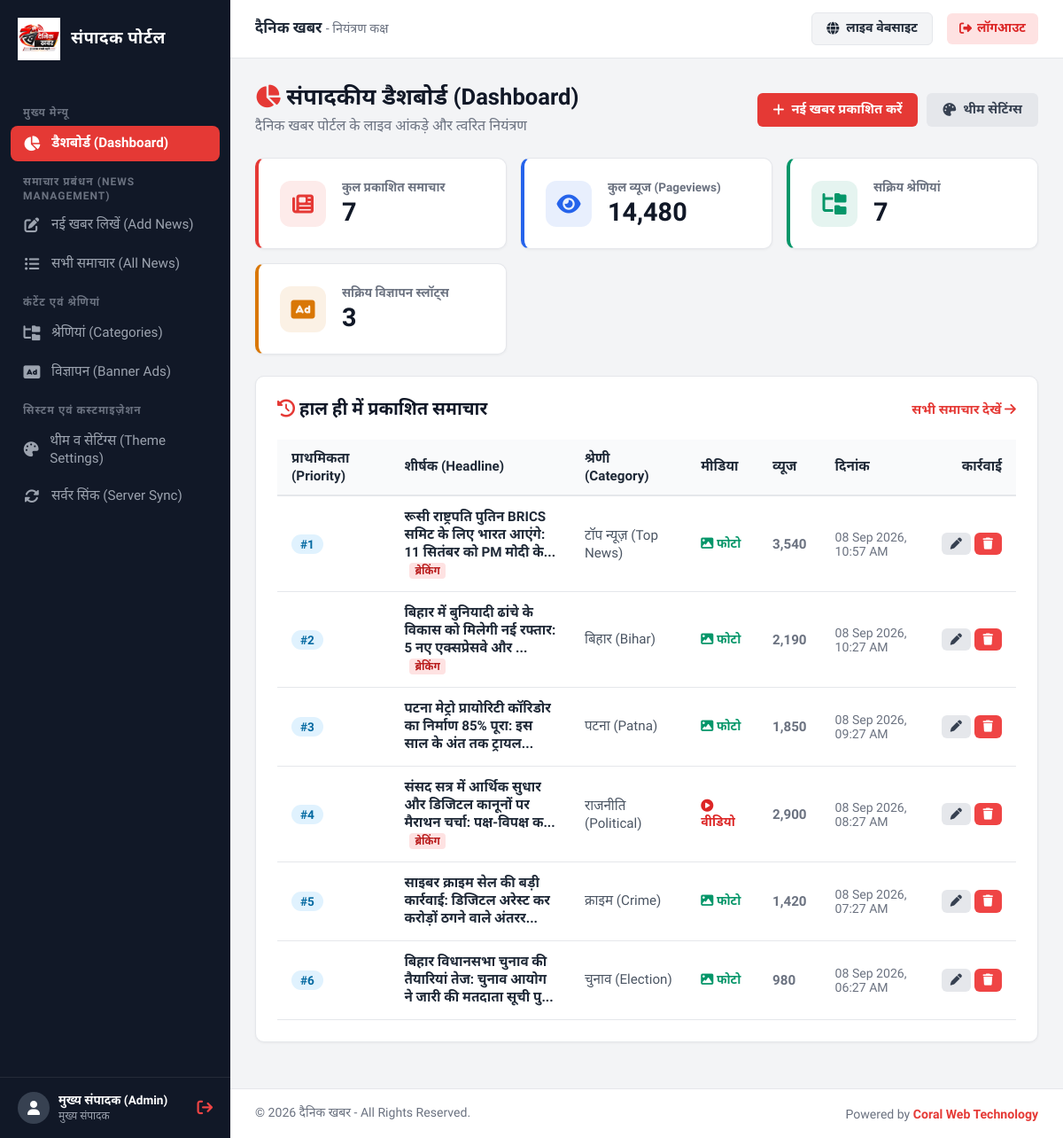
Before: /admin/ (signed in) with the older database file.
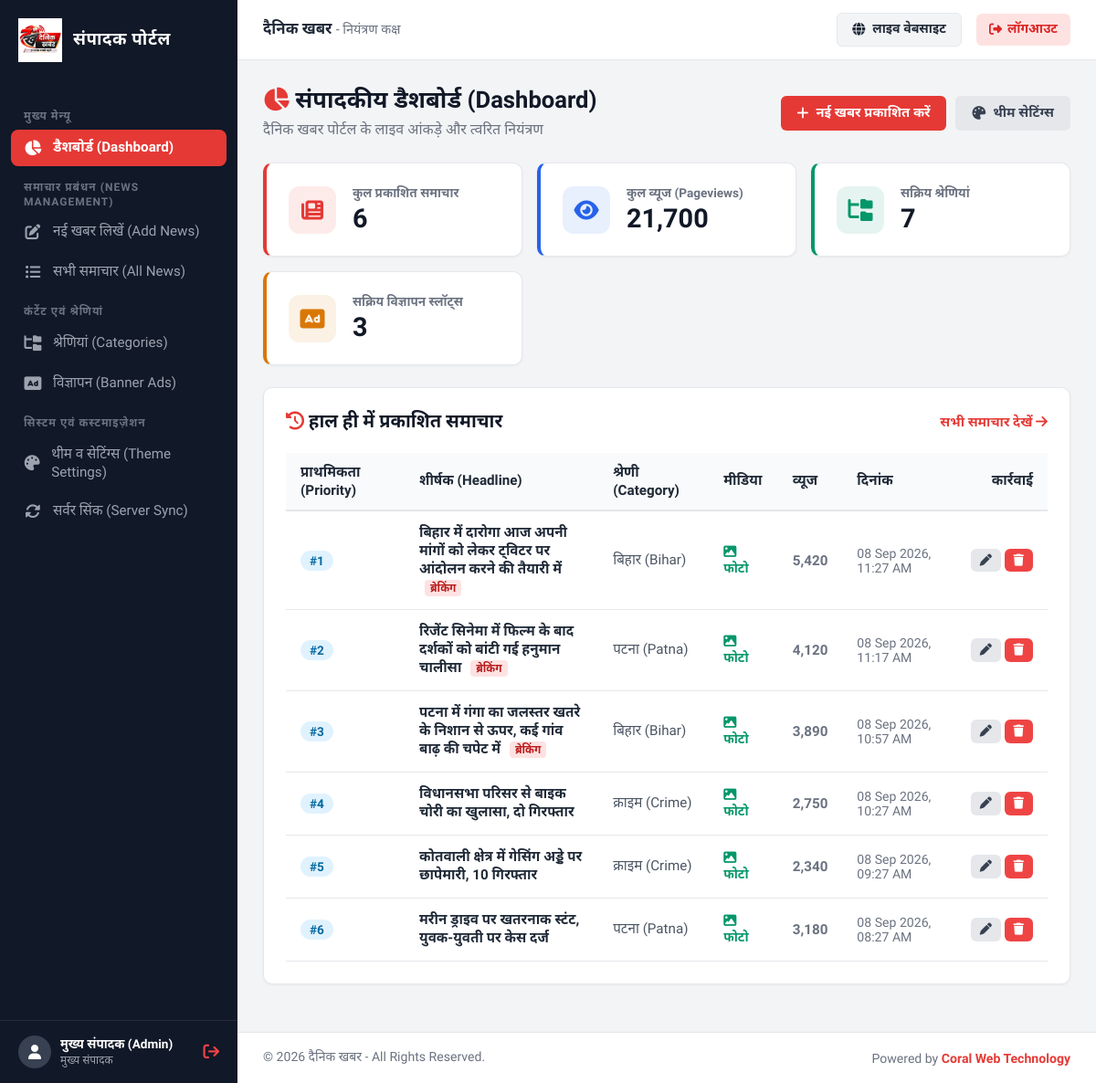
After: the same page with the newer database file.
### tables this page shows
CREATE TABLE `news` (
  `id` INT AUTO_INCREMENT PRIMARY KEY,
  `category_id` INT NOT NULL,
  `language` VARCHAR(10) NOT NULL DEFAULT 'hi',
  `headline` VARCHAR(500) NOT NULL,
  `subheadline` VARCHAR(500) DEFAULT NULL,
  `slug` VARCHAR(550) NOT NULL UNIQUE,
  `content` LONGTEXT NOT NULL,
  `media_type` ENUM('image', 'video_upload', 'video_embed') NOT NULL DEFAULT 'image',
  `media_url` VARCHAR(500) NOT NULL,
  `priority_order` INT DEFAULT 0,
  `is_breaking` TINYINT(1) DEFAULT 0,
  `views` INT DEFAULT 0,
  `created_at` TIMESTAMP DEFAULT CURRENT_TIMESTAMP,
  `updated_at` TIMESTAMP DEFAULT CURRENT_TIMESTAMP ON UPDATE CURRENT_TIMESTAMP,
  FOREIGN KEY (`category_id`) REFERENCES `categories` (`id`) ON DELETE CASCADE
);

CREATE TABLE `categories` (
  `id` INT AUTO_INCREMENT PRIMARY KEY,
  `name` VARCHAR(100) NOT NULL,
  `slug` VARCHAR(120) NOT NULL UNIQUE,
  `icon` VARCHAR(50) DEFAULT 'fa-newspaper',
  `display_order` INT DEFAULT 0,
  `status` TINYINT(1) DEFAULT 1,
  `created_at` TIMESTAMP DEFAULT CURRENT_TIMESTAMP
);

### admin/index.php (the view, shortened to what the changed rows need)
<?php
require_once __DIR__ . '/includes/auth.php';
$total_news = 0;
$total_views = 0;
$recent_news = [];
if ($pdo) {
    try {
        $total_news = $pdo->query("SELECT COUNT(*) FROM news")->fetchColumn();
        $total_views = $pdo->query("SELECT COALESCE(SUM(views), 0) FROM news")->fetchColumn();
        $stmt = $pdo->query("SELECT n.*, c.name as category_name
                             FROM news n
                             LEFT JOIN categories c ON n.category_id = c.id
                             ORDER BY n.created_at DESC LIMIT 6");
        $recent_news = $stmt->fetchAll();
    } catch (PDOException $e) {
        error_log($e->getMessage());
    }
}
require_once __DIR__ . '/includes/header.php';
?>
<div class="page-header">
    <div>
        <h1><i class="fa-solid fa-chart-pie" style="color:var(--admin-theme);"></i> संपादकीय डैशबोर्ड (Dashboard)</h1>
    </div>
</div>
<div class="admin-stats-grid" style="display: grid; grid-template-columns: repeat(auto-fit, minmax(220px, 1fr)); gap: 16px; margin-bottom: 24px;">
    <div class="card" style="display: flex; align-items: center; gap: 18px; margin-bottom: 0; border-left: 4px solid var(--admin-theme);">
        <div>
            <div style="font-size: 0.85rem; color: #6b7280; font-weight: 600;">कुल प्रकाशित समाचार</div>
            <div style="font-size: 1.8rem; font-weight: 800; color: #111827;"><?php echo number_format($total_news); ?></div>
        </div>
    </div>
    <div class="card" style="display: flex; align-items: center; gap: 18px; margin-bottom: 0; border-left: 4px solid #2563eb;">
        <div>
            <div style="font-size: 0.85rem; color: #6b7280; font-weight: 600;">कुल व्यूज (Pageviews)</div>
            <div style="font-size: 1.8rem; font-weight: 800; color: #111827;"><?php echo number_format($total_views); ?></div>
        </div>
    </div>
</div>
<div class="card">
    <?php if (!empty($recent_news)): ?>
        <div style="overflow-x: auto;">
            <table style="width: 100%; border-collapse: collapse; text-align: left; font-size: 0.95rem;">
                <thead>
                    <tr style="border-bottom: 2px solid var(--admin-border); background: #f9fafb;">
                        <th style="padding: 12px 16px; font-weight: 700;">प्राथमिकता (Priority)</th>
                        <th style="padding: 12px 16px; font-weight: 700;">शीर्षक (Headline)</th>
                        <th style="padding: 12px 16px; font-weight: 700;">श्रेणी (Category)</th>
                        <th style="padding: 12px 16px; font-weight: 700;">मीडिया</th>
                        <th style="padding: 12px 16px; font-weight: 700;">व्यूज</th>
                        <th style="padding: 12px 16px; font-weight: 700;">दिनांक</th>
                        <th style="padding: 12px 16px; font-weight: 700; text-align: right;">कार्रवाई</th>
                    </tr>
                </thead>
                <tbody>
                    <?php foreach ($recent_news as $news): ?>
                        <tr style="border-bottom: 1px solid var(--admin-border);">
                            <td style="padding: 14px 16px;">
                                <span style="display:inline-block; padding:3px 10px; background:#e0f2fe; color:#0369a1; border-radius:12px; font-weight:700; font-size:0.85rem;">
                                    #<?php echo (int)$news['priority_order']; ?>
                                </span>
                            </td>
                            <td style="padding: 14px 16px; font-weight: 600; max-width: 320px;">
                                <a href="<?php echo SITE_URL; ?>/article.php?slug=<?php echo urlencode($news['slug']); ?>" target="_blank" style="color: #1f2937; text-decoration: none;">
                                    <?php echo htmlspecialchars(mb_substr($news['headline'], 0, 75)) . (mb_strlen($news['headline']) > 75 ? '...' : ''); ?>
                                </a>
                                <?php if (!empty($news['is_breaking'])): ?>
                                    <span style="font-size:0.75rem; background:#fee2e2; color:#b91c1c; padding:2px 6px; border-radius:4px; margin-left:6px; font-weight:700;">ब्रेकिंग</span>
                                <?php endif; ?>
                            </td>
                            <td style="padding: 14px 16px; color: #4b5563;">
                                <?php echo htmlspecialchars($news['category_name'] ?? 'सामान्य'); ?>
                            </td>
                            <td style="padding: 14px 16px;">
                                <?php if ($news['media_type'] === 'video_embed' || $news['media_type'] === 'video_upload'): ?>
                                    <span style="color: #dc2626; font-size: 0.88rem; font-weight: 600;"><i class="fa-solid fa-circle-play"></i> वीडियो</span>
                                <?php else: ?>
                                    <span style="color: #059669; font-size: 0.88rem; font-weight: 600;"><i class="fa-solid fa-image"></i> फोटो</span>
                                <?php endif; ?>
                            </td>
                            <td style="padding: 14px 16px; color: #6b7280; font-weight: 600;">
                                <?php echo number_format($news['views']); ?>
                            </td>
                            <td style="padding: 14px 16px; color: #6b7280; font-size: 0.88rem;">
                                <?php echo date('d M Y, h:i A', strtotime($news['created_at'])); ?>
                            </td>
                            <td style="padding: 14px 16px; text-align: right; white-space: nowrap;">
                                <a href="<?php echo SITE_URL; ?>/admin/news/edit.php?id=<?php echo $news['id']; ?>" class="btn btn-secondary" style="padding: 6px 10px; font-size: 0.82rem;" title="संपादित करें">
                                    <i class="fa-solid fa-pen"></i>
                                </a>
                                <a href="<?php echo SITE_URL; ?>/admin/news/delete.php?id=<?php echo $news['id']; ?>" class="btn btn-danger" style="padding: 6px 10px; font-size: 0.82rem;" title="हटाएं" onclick="return confirm('क्या आप वाकई इस समाचार को हटाना चाहते हैं?');">
                                    <i class="fa-solid fa-trash"></i>
                                </a>
                            </td>
                        </tr>
                    <?php endforeach; ?>
                </tbody>
            </table>
        </div>
    <?php endif; ?>
</div>
<?php require_once __DIR__ . '/includes/footer.php'; ?>

Changed rows visible on the page:
changed news: headline "रूसी राष्ट्रपति पुतिन BRICS समिट के लिए भारत आएंगे: 11 सितंबर को PM मोदी के" → "बिहार में दारोगा आज अपनी मांगों को लेकर ट्विटर पर आंदोलन करने की तैयारी में"; category.name "टॉप न्यूज़ (Top News)" → "बिहार (Bihar)"; views "3,540" → "5,420"; created_at "08 Sep 2026, 10:57 AM" → "08 Sep 2026, 11:27 AM"; no longer shows "..."
changed news: headline "बिहार में बुनियादी ढांचे के विकास को मिलेगी नई रफ्तार: 5 नए एक्सप्रेसवे और" → "रिजेंट सिनेमा में फिल्म के बाद दर्शकों को बांटी गई हनुमान चालीसा"; category.name "बिहार (Bihar)" → "पटना (Patna)"; views "2,190" → "4,120"; created_at "08 Sep 2026, 10:27 AM" → "08 Sep 2026, 11:17 AM"; no longer shows "..."
changed news: headline "पटना मेट्रो प्रायोरिटी कॉरिडोर का निर्माण 85% पूरा: इस साल के अंत तक ट्रायल" → "पटना में गंगा का जलस्तर खतरे के निशान से ऊपर, कई गांव बाढ़ की चपेट में"; category.name "पटना (Patna)" → "बिहार (Bihar)"; views "1,850" → "3,890"; created_at "08 Sep 2026, 09:27 AM" → "08 Sep 2026, 10:57 AM"; now shows "ब्रेकिंग"; no longer shows "..."
changed news: headline "संसद सत्र में आर्थिक सुधार और डिजिटल कानूनों पर मैराथन चर्चा: पक्ष-विपक्ष क" → "विधानसभा परिसर से बाइक चोरी का खुलासा, दो गिरफ्तार"; category.name "राजनीति (Political)" → "क्राइम (Crime)"; views "2,900" → "2,750"; created_at "08 Sep 2026, 08:27 AM" → "08 Sep 2026, 10:27 AM"; media_type "वीडियो" → "फोटो"; no longer shows "..."; no longer shows "ब्रेकिंग"
changed news: headline "साइबर क्राइम सेल की बड़ी कार्रवाई: डिजिटल अरेस्ट कर करोड़ों ठगने वाले अंतरर" → "कोतवाली क्षेत्र में गेसिंग अड्डे पर छापेमारी, 10 गिरफ्तार"; views "1,420" → "2,340"; created_at "08 Sep 2026, 07:27 AM" → "08 Sep 2026, 09:27 AM"; no longer shows "..."
changed news: headline "बिहार विधानसभा चुनाव की तैयारियां तेज: चुनाव आयोग ने जारी की मतदाता सूची पु" → "मरीन ड्राइव पर खतरनाक स्टंट, युवक-युवती पर केस दर्ज"; category.name "चुनाव (Election)" → "पटना (Patna)"; views "980" → "3,180"; created_at "08 Sep 2026, 06:27 AM" → "08 Sep 2026, 08:27 AM"; no longer shows "..."
Other visible differences:
$total_news: "7" → "6"
$total_views: "14,480" → "21,700"
